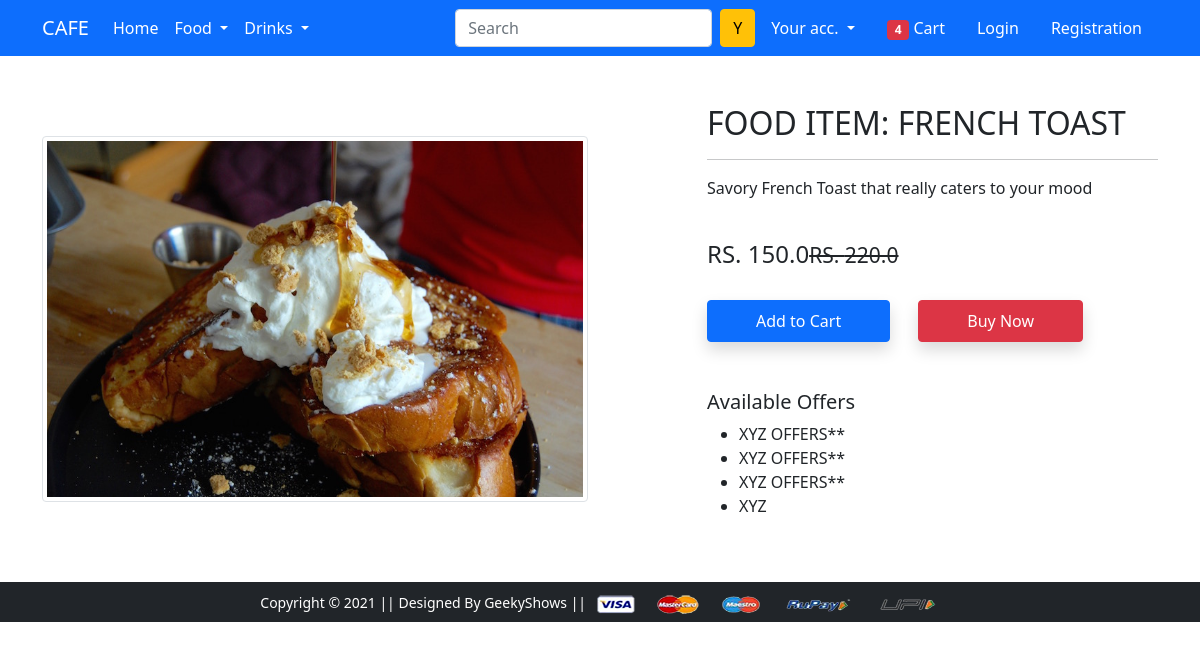
Page /product-detail/21 on the committed database.
### app/models.py (models this page shows)
class Product(models.Model):
    title = models.CharField(max_length=100)
    selling_price = models.FloatField()
    discounted_price = models.FloatField()
    description = models.TextField()
    brand = models.CharField(max_length=100)
    category = models.CharField( choices=CATEGORY_CHOICES, max_length=2)
    product_image = models.ImageField(upload_to='producting')

### app/views.py (the view)
# urls.py: path('product-detail/<int:pk>', views.ProductDetailView.as_view(), name='product-detail'),
class ProductDetailView(View):
     def get(self, request, pk):
         product = Product.objects.get(pk=pk)
         return render(request, 'app/productdetail.html', {'product':product})

### app/templates/app/productdetail.html (shortened to what this page needs)
{% extends 'app/base.html' %}
{% load static %}
{% block main-content %}
<div class="container my-5">
 <div class="row">
  <div class="col-sm-6 text-center align-self-center">
   <img src="{{product.product_image.url}}" alt="" class="img-fluid img-thumbnail">
  </div>
  <div class="col-sm-5 offset-sm-1">
   <h2>FOOD ITEM: {{product.title}}</h2>
   <hr>
   <p>{{product.description}}</p> <br>
   <h4>RS. {{product.discounted_price}}<small class="fw-light text-decoration-line-through">RS. {{product.selling_price}}</small></h4> <br>
   <a href="{% url 'add-to-cart' %}" class="btn btn-primary shadow px-5 py-2">Add to Cart</a>
   <a href="{% url 'buy-now' %}" class="btn btn-danger shadow px-5 py-2 ms-4">Buy Now</a>
   <h5 class="mt-5">Available Offers</h5>
   <ul>
    <li>XYZ OFFERS**</li>
    <li>XYZ OFFERS**</li>
    <li>XYZ OFFERS**</li>
    <li>XYZ</li>
   </ul>
  </div>
 </div>
</div>
{% endblock main-content %}

### rows in the picture
Product: product_image (picture), title "FRENCH TOAST", description "Savory French Toast that really caters to your mood", discounted_price "150.0", selling_price "220.0"
